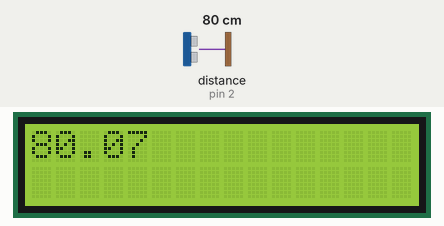
This sketch was run on a simulated Arduino Uno, built with avr-gcc and run on an emulated ATmega328P. Parts: 16×2 character LCD. Wiring (inferred from the names in the program): ultrasonic range finder: trigger pin 4; echo pin 2. The inputs (shaded band) are chosen by the test bench; at power-on: distance to the obstacle (sensor on pin 2) 80 cm. The echo pulse lasts 58.3 µs per cm.

Above: at 1.01 s.
1.3 s: distance to the obstacle (sensor on pin 2) set to 2 cm
At 2.6 s:
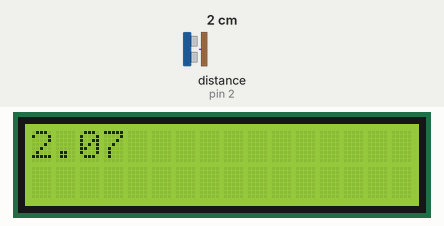
2.9 s: distance to the obstacle (sensor on pin 2) set to 4 cm
At 3.99 s:
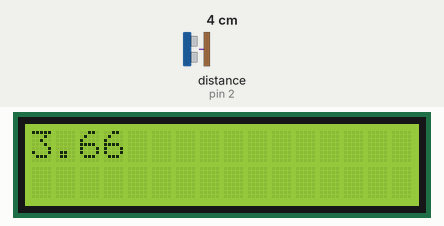
4.4 s: distance to the obstacle (sensor on pin 2) set to 9 cm
At 7.7 s:
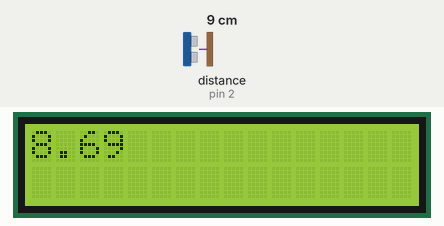
Timing chart, 0 to 9.2 s (numbered marks = the images above; inputs shaded):
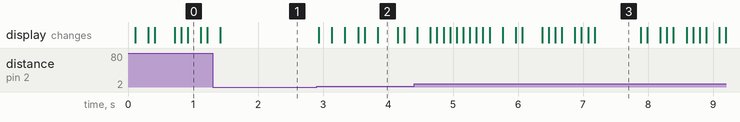

The sketch:

Activity17.ino
```cpp
/*
Jared Barber | Activity 17 | 6/17/2024
---------------------------------------
Practice using an ultrasonic sensor and LCD. Print the distance from an obstacle in front of the sensor to the LCD.

TODO: the code runs, but it is very slow. Is this just because of the print functionality, or can performance be improved?
*/


#include <LiquidCrystal.h>

#define ECHO_PIN 2
#define TRIGGER_PIN 4

#define LCD_RS_PIN A5
#define LCD_E_PIN A4
#define LCD_D4_PIN 6
#define LCD_D5_PIN 7
#define LCD_D6_PIN 8
#define LCD_D7_PIN 9

unsigned long lastTimeUltrasonicTrigger = 0;
unsigned long ultrasonicTriggerDelay = 100;
volatile unsigned long pulseBegin = 0, pulseEnd = 0;
volatile bool newDistance = false;

double currentDistance = 0;

LiquidCrystal lcd(LCD_RS_PIN, LCD_E_PIN, LCD_D4_PIN,
                  LCD_D5_PIN, LCD_D6_PIN, LCD_D7_PIN);

void echoInterrupt() {
  if (digitalRead(ECHO_PIN) == HIGH) {
    pulseBegin = micros();
  } else {
    pulseEnd = micros();
    newDistance = true;
  }
}

void triggerUltrasonicSensor() {
  digitalWrite(TRIGGER_PIN, LOW);
  delayMicroseconds(2);
  digitalWrite(TRIGGER_PIN, HIGH);
  delayMicroseconds(10);  // Corrected to 10 microseconds
  digitalWrite(TRIGGER_PIN, LOW);
}

double getUltrasonicDistance() {
  double durationMicros = pulseEnd - pulseBegin;
  if (durationMicros < 0) { // Check for negative values
    durationMicros = 0;
  }
  double distance = durationMicros / 58.0;
  return distance;
}

void setup() {
  Serial.begin(115200);
  lcd.begin(16,2);
  pinMode(ECHO_PIN, INPUT);
  pinMode(TRIGGER_PIN, OUTPUT);
  attachInterrupt(digitalPinToInterrupt(ECHO_PIN), echoInterrupt, CHANGE);
}

void loop() {
  unsigned long timeNow = millis();

  if (timeNow - lastTimeUltrasonicTrigger > ultrasonicTriggerDelay) {
    lastTimeUltrasonicTrigger = timeNow;  // Update with the current time
    triggerUltrasonicSensor();
  }

  if (newDistance) {
    newDistance = false;
    double distance = getUltrasonicDistance();
    if (distance > 2 & distance < 400){
      currentDistance = distance;
    }

    lcd.setCursor(0, 0);
    lcd.clear();
    lcd.print(currentDistance);
    //delay(500);
  }
}
```

Measured:
- after the input at 2.9 s, the display: first changes at once (image 2 shows a later state)
- what the display in image 3 shows lasts 0.7 s, from 7.2 s to 7.9 s
